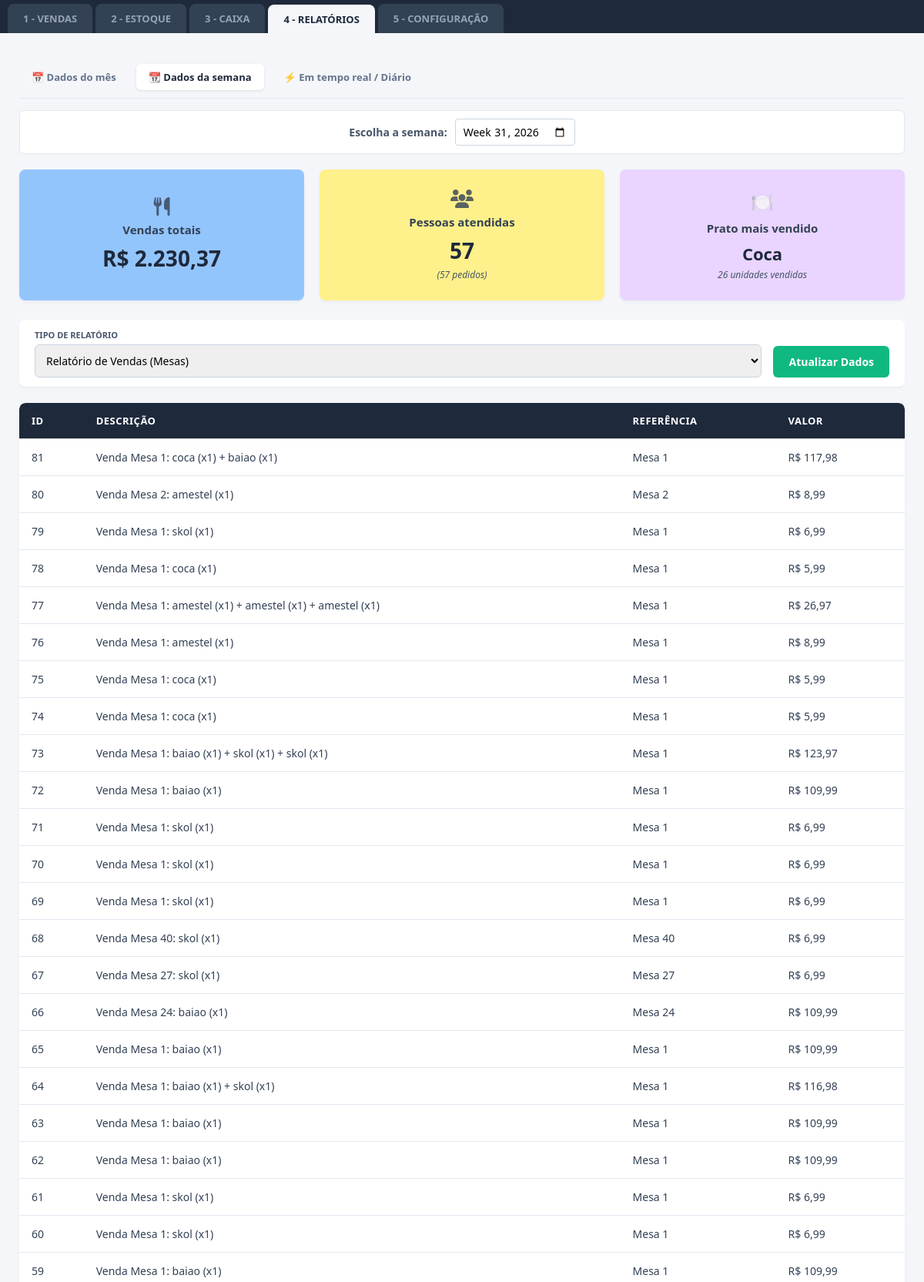
The app's page /relatorios?filtro=semana (upper part) with its own data.
### tables this page shows
CREATE TABLE financeiro (
            id INTEGER PRIMARY KEY AUTOINCREMENT,
            descricao TEXT,
            valor REAL,
            tipo TEXT,
            data TEXT
        );

### app.py (the view)
@app.route('/relatorios')
def relatorios():
    filtro_tipo = request.args.get('filtro', 'dia')
    data_atual_padrao = datetime.now().strftime('%Y-%m-%d')
    mes_atual_padrao = datetime.now().strftime('%Y-%m')
    semana_atual_padrao = datetime.now().strftime('%G-W%V')
    data_selecionada = request.args.get('data_escolhida', data_atual_padrao)
    mes_selecionado = request.args.get('mes_ano', mes_atual_padrao)
    semana_selecionada = request.args.get('semana_escolhida', semana_atual_padrao)
    conexao = sqlite3.connect("restaurante.db")
    cursor = conexao.cursor()
    if filtro_tipo == 'mes':
        termo_busca = f"{mes_selecionado}%"
        cursor.execute("SELECT id, descricao, tipo, valor FROM financeiro WHERE tipo = 'Receita' AND data LIKE ? ORDER BY id DESC", (termo_busca,))
    elif filtro_tipo == 'semana':
        try:
            ano_str, semana_str = semana_selecionada.split('-W')
            inicio_semana = datetime.strptime(f'{ano_str}-W{semana_str}-1', "%G-W%V-%u").strftime('%Y-%m-%d 00:00:00')
            fim_semana = datetime.strptime(f'{ano_str}-W{semana_str}-7', "%G-W%V-%u").strftime('%Y-%m-%d 23:59:59')
        except ValueError:
            inicio_semana = "1900-01-01 00:00:00"
            fim_semana = "2100-01-01 23:59:59"
        cursor.execute("""
            SELECT id, descricao, tipo, valor
            FROM financeiro
            WHERE tipo = 'Receita' AND data >= ? AND data <= ?
            ORDER BY id DESC
        """, (inicio_semana, fim_semana))
    else: # dia
        termo_busca = f"{data_selecionada}%"
        cursor.execute("SELECT id, descricao, tipo, valor FROM financeiro WHERE tipo = 'Receita' AND data LIKE ? ORDER BY id DESC", (termo_busca,))
    dados = cursor.fetchall()
    conexao.close()
    resultados = []
    soma_total = 0.0
    contagem_pratos = {}
    for item in dados:
        id_item, desc, tipo, val = item
        soma_total += val
        if "Balcão" in desc:
            referencia_venda = "Balcão"
        elif "Mesa" in desc:
            referencia_venda = desc.split(':')[0].replace("Venda ", "")
        else:
            referencia_venda = "Outros"
        resultados.append({
            "id": id_item,
            "descricao": desc,
            "referencia": referencia_venda,
            "valor": f"R$ {val:,.2f}".replace(",", "X").replace(".", ",").replace("X", ".")
        })
        match = re.search(r':\s*(.+?)\s*\(x(\d+)\)', desc)
        if match:
            nome_produto = match.group(1).strip().capitalize()
            quantidade = int(match.group(2))
            contagem_pratos[nome_produto] = contagem_pratos.get(nome_produto, 0) + quantidade
    total_pedidos = len(resultados)
    if contagem_pratos:
        prato_destaque_nome = max(contagem_pratos, key=contagem_pratos.get)
        prato_destaque_qtd = contagem_pratos[prato_destaque_nome]
    else:
        prato_destaque_nome = "Sem vendas"
        prato_destaque_qtd = 0
    vendas_formatadas = f"R$ {soma_total:,.2f}".replace(",", "X").replace(".", ",").replace("X", ".")
    return render_template(
        'relatorios.html',
        vendas_totais=vendas_formatadas,
        total_pessoas=total_pedidos,
        total_pedidos=total_pedidos,
        prato_destaque_nome=prato_destaque_nome,
        prato_destaque_qtd=prato_destaque_qtd,
        resultados=resultados,
        filtro_atual=filtro_tipo,
        mes_selecionado=mes_selecionado,
        data_selecionada=data_selecionada,
        semana_selecionada=semana_selecionada
    )

### templates/relatorios.html (shortened to what this page needs)
<!DOCTYPE html>
<html lang="pt-BR">
<head>
    <link rel="stylesheet" href="{{ url_for('static', filename='style.css') }}">
    <link rel="stylesheet" href="https://cdnjs.cloudflare.com/ajax/libs/font-awesome/6.4.0/css/all.min.css">
</head>
<body>
    <div class="abas-container">
        <a href="/vendas" style="text-decoration: none;"><button class="aba">1 - VENDAS</button></a>
        <a href="/estoque" style="text-decoration: none;"><button class="aba">2 - ESTOQUE</button></a>
        <a href="/caixa" style="text-decoration: none;"><button class="aba">3 - CAIXA</button></a>
        <a href="/relatorios" style="text-decoration: none;"><button class="aba ativa">4 - RELATÓRIOS</button></a>
        <a href="/configuracao" style="text-decoration: none;"><button class="aba">5 - CONFIGURAÇÃO</button></a>
    </div>
    <div class="container-principal">
        <div class="sub-abas">
            <a href="/relatorios?filtro=mes" style="text-decoration: none;">
                <button class="sub-aba {% if filtro_atual == 'mes' %}ativa{% endif %}">
                    📅 Dados do mês
                </button>
            </a>
            <a href="/relatorios?filtro=semana" style="text-decoration: none;">
                <button class="sub-aba {% if filtro_atual == 'semana' %}ativa{% endif %}">
                    📆 Dados da semana
                </button>
            </a>
            <a href="/relatorios?filtro=dia" style="text-decoration: none;">
                <button class="sub-aba {% if filtro_atual == 'dia' %}ativa{% endif %}">
                    ⚡ Em tempo real / Diário
                </button>
            </a>
        </div>
        <div class="seletor-mes" style="padding: 10px; background: #fff; border: 1px solid #e2e8f0; border-radius: 6px; margin-bottom: 20px; text-align: center;">
            <form method="GET" action="/relatorios" style="display: inline-flex; align-items: center; gap: 10px;">
                {% if filtro_atual == 'mes' %}
                    <label for="mes_ano" style="font-size: 14px; font-weight: 600; color: #475569;">Escolha o mês:</label>
                    <input type="month" id="mes_ano" name="mes_ano" value="{{ mes_selecionado }}"
                           onchange="this.form.submit()"
                           style="padding: 6px 10px; border: 1px solid #cbd5e1; border-radius: 4px; font-size: 14px; outline: none; cursor: pointer;">
                {% elif filtro_atual == 'semana' %}
                    <label for="semana_escolhida" style="font-size: 14px; font-weight: 600; color: #475569;">Escolha a semana:</label>
                    <input type="week" id="semana_escolhida" name="semana_escolhida" value="{{ semana_selecionada }}"
                           onchange="this.form.submit()"
                           style="padding: 6px 10px; border: 1px solid #cbd5e1; border-radius: 4px; font-size: 14px; outline: none; cursor: pointer;">
                {% endif %}
            </form>
        </div>
        <div class="dashboard-cards">
            <div class="card-metrica card-azul">
                <i class="fa-solid fa-utensils icone-card"></i>
                <span class="titulo-card">Vendas totais</span>
                <span class="valor-card">{{ vendas_totais }}</span>
            </div>
            <div class="card-metrica card-amarelo">
                <i class="fa-solid fa-users icone-card"></i>
                <span class="titulo-card">Pessoas atendidas</span>
                <span class="valor-card">{{ total_pessoas }}</span>
                <span class="sub-valor">({{ total_pedidos }} pedidos)</span>
            </div>
            <div class="card-metrica card-roxo">
                <div class="icone-card">🍽️</div>
                <div class="titulo-card">Prato mais vendido</div>
                <div class="valor-card" style="font-size: 22px;">{{ prato_destaque_nome }}</div>
                <div class="sub-valor">{{ prato_destaque_qtd }} unidades vendidas</div>
            </div>
        </div>
        <div class="barra-ferramentas" style="border-radius: 8px; margin-top: 25px; align-items: flex-end;">
            <div style="display: flex; flex-direction: column; gap: 5px; flex: 1;">
                <label style="font-size: 11px; font-weight: bold; color: #475569; text-transform: uppercase;">Tipo de Relatório</label>
                <select id="filtro-tipo" style="padding: 10px; border: 1px solid #cbd5e1; border-radius: 6px; font-size: 14px; outline: none;">
                    <option value="vendas">Relatório de Vendas (Mesas)</option>
                </select>
            </div>
            <button onclick="window.location.reload();" style="background-color: #10b981; color: white; border: none; padding: 11px 20px; border-radius: 6px; font-weight: bold; cursor: pointer; font-size: 14px;">
                Atualizar Dados
            </button>
        </div>
        <div style="background: white; border-radius: 8px; overflow: hidden; margin-top: 20px; box-shadow: 0 4px 6px -1px rgba(0, 0, 0, 0.05);">
            <table>
                <thead>
                    <tr>
                        <th>ID</th>
                        <th>Descrição</th>
                        <th>Referência</th>
                        <th>Valor</th>
                    </tr>
                </thead>
                <tbody>
                    {% if resultados %}
                        {% for item in resultados %}
                        <tr>
                            <td>{{ item.id }}</td>
                            <td>{{ item.descricao }}</td>
                            <td>{{ item.referencia }}</td>
                            <td>{{ item.valor }}</td>
                        </tr>
                        {% endfor %}
                    {% else %}
                        <tr>
                            <td colspan="4" style="text-align: center; color: #64748b; padding: 25px;">Nenhuma venda registrada neste período.</td>
                        </tr>
                    {% endif %}
                </tbody>
            </table>
        </div>
    </div>
</body>
</html>

### static/style.css (style rules this page uses)
* { margin: 0; padding: 0; box-sizing: border-box; font-family: 'Segoe UI', Arial, sans-serif; }
body { background-color: #f4f6f9; color: #333; display: flex; flex-direction: column; height: 100vh; overflow: hidden; }
.abas-container { background-color: #1e293b; display: flex; padding: 5px 10px 0 10px; gap: 4px; align-items: flex-end; border-bottom: none; }
.aba { padding: 10px 20px; color: #94a3b8; background-color: #334155; font-size: 13px; font-weight: bold; border: none; border-top-left-radius: 8px; border-top-right-radius: 8px; border-bottom-left-radius: 0px; border-bottom-right-radius: 0px; cursor: pointer; transition: all 0.2s ease; text-decoration: none; display: inline-block; }
.aba.ativa { background-color: #f4f6f9; color: #1e293b; position: relative; z-index: 10; border-bottom-left-radius: 0px; border-bottom-right-radius: 0px; margin-bottom: -1px; }
.barra-ferramentas { background-color: #ffffff; display: flex; gap: 15px; padding: 12px 20px; border-bottom: 1px solid #e2e8f0; box-shadow: 0 2px 4px rgba(0,0,0,0.02); position: relative; z-index: 5; }
.container-principal { flex: 1; padding: 25px; overflow-y: auto; width: 100%; }
table { width: 100%; border-collapse: collapse; background-color: white; }
th, td { padding: 12px; border-bottom: 1px solid #ddd; text-align: left; }
th { background-color: #f4f4f4; font-weight: bold; }
.aba { padding: 10px 20px; color: #94a3b8; background-color: #334155; font-size: 13px; font-weight: bold; border: none; border-top-left-radius: 8px; border-top-right-radius: 8px; cursor: pointer; transition: all 0.2s ease; text-decoration: none; display: inline-block; }
table { width: 100%; border-collapse: collapse; background-color: white; border-radius: 8px; overflow: hidden; }
th { background-color: #1e293b; color: #ffffff; padding: 14px 16px; text-align: left; font-size: 13px; text-transform: uppercase; letter-spacing: 0.5px; }
td { padding: 14px 16px; border-bottom: 1px solid #e2e8f0; color: #334155; font-size: 14px; }
.sub-abas { display: flex; gap: 10px; margin-bottom: 15px; border-bottom: 1px solid #e2e8f0; padding-bottom: 10px; }
.sub-aba { background: transparent; border: none; padding: 8px 16px; font-size: 13px; font-weight: 600; color: #64748b; cursor: pointer; border-radius: 6px; transition: all 0.2s; }
.sub-aba.ativa { background-color: #ffffff; color: #1e293b; box-shadow: 0 1px 3px rgba(0,0,0,0.1); }
.seletor-mes { background-color: #ffffff; border: 1px solid #e2e8f0; text-align: center; padding: 12px; border-radius: 6px; font-size: 14px; color: #475569; font-weight: 600; margin-bottom: 20px; cursor: pointer; box-shadow: 0 1px 2px rgba(0,0,0,0.02); }
.dashboard-cards { display: grid; grid-template-columns: repeat(3, 1fr); gap: 20px; margin-bottom: 20px; }
.card-metrica { padding: 25px 20px; border-radius: 8px; display: flex; flex-direction: column; align-items: center; justify-content: center; box-shadow: 0 2px 4px rgba(0,0,0,0.04); }
.icone-card { font-size: 24px; margin-bottom: 8px; color: #334155; opacity: 0.8; }
.titulo-card { font-size: 15px; font-weight: 600; color: #334155; margin-bottom: 8px; }
.valor-card { font-size: 28px; font-weight: bold; color: #1e293b; }
.sub-valor { font-size: 12px; color: #475569; font-style: italic; margin-top: 4px; }
.card-azul { background-color: #93c5fd; }
.card-amarelo { background-color: #fef08a; }
.card-roxo { background-color: #e9d5ff; }

### records on screen
financeiro: id "81", descricao "Venda Mesa 1: coca (x1) + baiao (x1)", referencia "Mesa 1", valor "R$ 117,98"
financeiro: id "80", descricao "Venda Mesa 2: amestel (x1)", referencia "Mesa 2", valor "R$ 8,99"
financeiro: id "79", descricao "Venda Mesa 1: skol (x1)", referencia "Mesa 1", valor "R$ 6,99"
financeiro: id "78", descricao "Venda Mesa 1: coca (x1)", referencia "Mesa 1", valor "R$ 5,99"
financeiro: id "77", descricao "Venda Mesa 1: amestel (x1) + amestel (x1) + amestel (x1)", referencia "Mesa 1", valor "R$ 26,97"
financeiro: id "76", descricao "Venda Mesa 1: amestel (x1)", referencia "Mesa 1", valor "R$ 8,99"
financeiro: id "75", descricao "Venda Mesa 1: coca (x1)", referencia "Mesa 1", valor "R$ 5,99"
financeiro: id "74", descricao "Venda Mesa 1: coca (x1)", referencia "Mesa 1", valor "R$ 5,99"
financeiro: id "73", descricao "Venda Mesa 1: baiao (x1) + skol (x1) + skol (x1)", referencia "Mesa 1", valor "R$ 123,97"
financeiro: id "72", descricao "Venda Mesa 1: baiao (x1)", referencia "Mesa 1", valor "R$ 109,99"
financeiro: id "71", descricao "Venda Mesa 1: skol (x1)", referencia "Mesa 1", valor "R$ 6,99"
financeiro: id "70", descricao "Venda Mesa 1: skol (x1)", referencia "Mesa 1", valor "R$ 6,99"
financeiro: id "69", descricao "Venda Mesa 1: skol (x1)", referencia "Mesa 1", valor "R$ 6,99"
financeiro: id "68", descricao "Venda Mesa 40: skol (x1)", referencia "Mesa 40", valor "R$ 6,99"
financeiro: id "67", descricao "Venda Mesa 27: skol (x1)", referencia "Mesa 27", valor "R$ 6,99"
financeiro: id "66", descricao "Venda Mesa 24: baiao (x1)", referencia "Mesa 24", valor "R$ 109,99"
financeiro: id "65", descricao "Venda Mesa 1: baiao (x1)", referencia "Mesa 1", valor "R$ 109,99"
financeiro: id "64", descricao "Venda Mesa 1: baiao (x1) + skol (x1)", referencia "Mesa 1", valor "R$ 116,98"
financeiro: id "63", descricao "Venda Mesa 1: baiao (x1)", referencia "Mesa 1", valor "R$ 109,99"
financeiro: id "62", descricao "Venda Mesa 1: baiao (x1)", referencia "Mesa 1", valor "R$ 109,99"
financeiro: id "61", descricao "Venda Mesa 1: skol (x1)", referencia "Mesa 1", valor "R$ 6,99"
financeiro: id "60", descricao "Venda Mesa 1: skol (x1)", referencia "Mesa 1", valor "R$ 6,99"
financeiro: id "59", descricao "Venda Mesa 1: baiao (x1)", referencia "Mesa 1", valor "R$ 109,99"

### other values on screen
{{ vendas_totais }} "R$ 2.230,37"
{{ total_pessoas }} "57"
{{ total_pedidos }} "57"
{{ prato_destaque_nome }} "Coca"
{{ prato_destaque_qtd }} "26"
